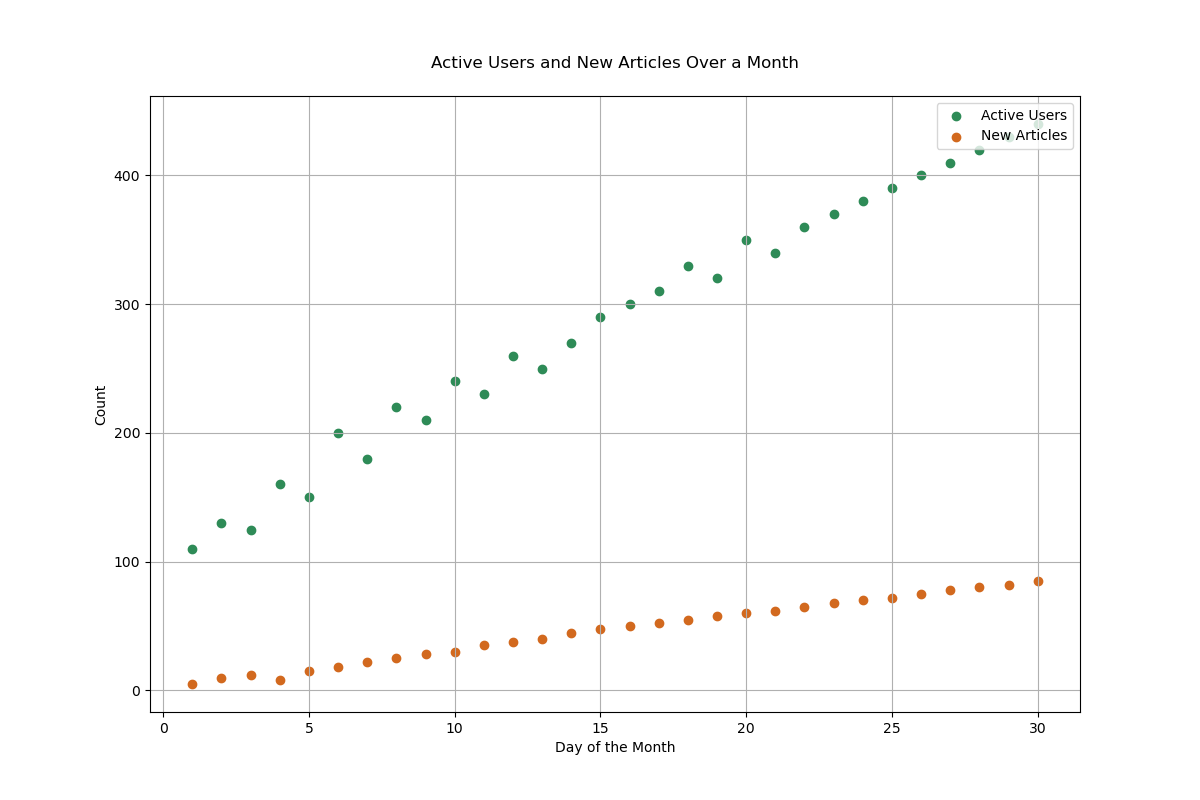

Reproduce this figure in Python.

import matplotlib.pyplot as plt

# Data for plotting
days = [1, 2, 3, 4, 5, 6, 7, 8, 9, 10, 11, 12, 13, 14, 15, 16, 17, 18, 19, 20, 21, 22, 23, 24, 25, 26, 27, 28, 29, 30]
active_users = [110, 130, 125, 160, 150, 200, 180, 220, 210, 240, 230, 260, 250, 270, 290, 300, 310, 330, 320, 350, 340, 360, 370, 380, 390, 400, 410, 420, 430, 440]
new_articles = [5, 10, 12, 8, 15, 18, 22, 25, 28, 30, 35, 38, 40, 45, 48, 50, 52, 55, 58, 60, 62, 65, 68, 70, 72, 75, 78, 80, 82, 85]

# Create a scatterplot
plt.figure(figsize=(12, 8))
plt.scatter(days, active_users, c="#2E8B57", label="Active Users")
plt.scatter(days, new_articles, c="#D2691E", label="New Articles")

# Customize the chart
plt.title("Active Users and New Articles Over a Month", pad=20)
plt.xlabel("Day of the Month")
plt.ylabel("Count")
plt.legend(loc='upper right')
plt.grid(True)

# Show the scatterplot
plt.show()
